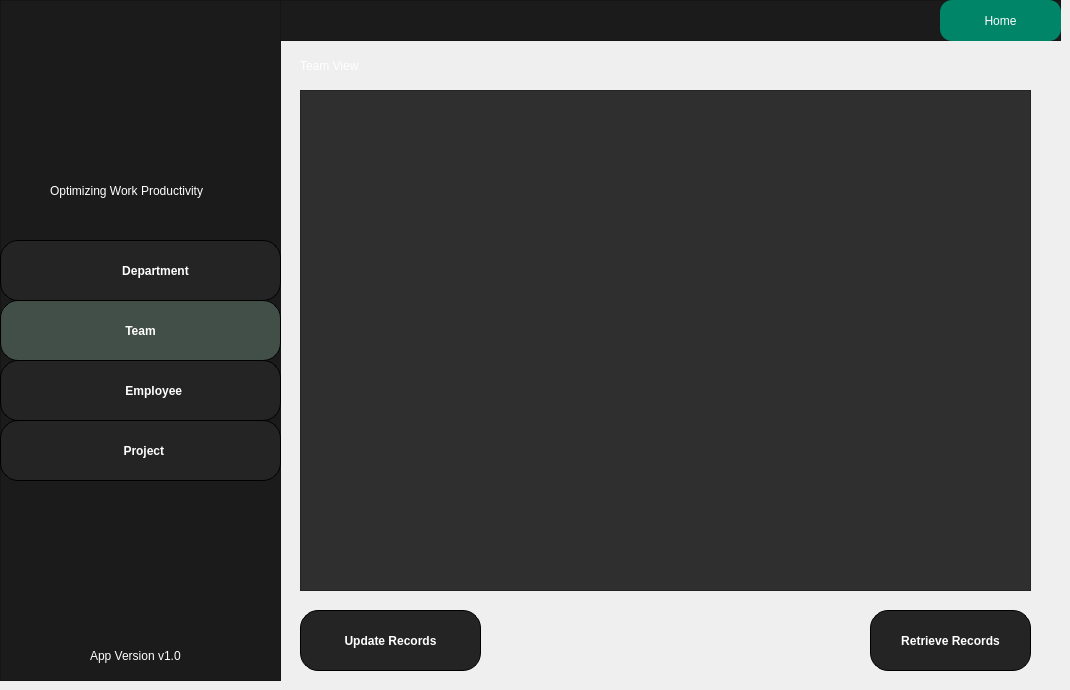
    <widget class="QWidget" name="TeamView">
     <widget class="QFrame" name="frame_54">
      <property name="geometry">
       <rect>
        <x>0</x>
        <y>0</y>
        <width>281</width>
        <height>681</height>
       </rect>
      </property>
      <property name="styleSheet">
       <string notr="true">background-color:rgba(27,27,27,255);</string>
      </property>
      <property name="frameShape">
       <enum>QFrame::StyledPanel</enum>
      </property>
      <property name="frameShadow">
       <enum>QFrame::Raised</enum>
      </property>
      <widget class="QLabel" name="label_194">
       <property name="geometry">
        <rect>
         <x>10</x>
         <y>10</y>
         <width>261</width>
         <height>151</height>
        </rect>
       </property>
       <property name="text">
        <string/>
       </property>
       <property name="pixmap">
        <pixmap resource="../resource.qrc">:/pics/picture/people.png</pixmap>
       </property>
       <property name="scaledContents">
        <bool>true</bool>
       </property>
      </widget>
      <widget class="QLabel" name="label_195">
       <property name="geometry">
        <rect>
         <x>50</x>
         <y>180</y>
         <width>201</width>
         <height>21</height>
        </rect>
       </property>
       <property name="styleSheet">
        <string notr="true">color: rgb(255, 255, 255);
font: italic 9pt &quot;Segoe UI&quot;;</string>
       </property>
       <property name="text">
        <string>Optimizing Work Productivity</string>
       </property>
      </widget>
      <widget class="QLabel" name="label_196">
       <property name="geometry">
        <rect>
         <x>90</x>
         <y>640</y>
         <width>121</width>
         <height>31</height>
        </rect>
       </property>
       <property name="styleSheet">
        <string notr="true">color:white;</string>
       </property>
       <property name="text">
        <string>App Version v1.0</string>
       </property>
      </widget>
      <widget class="QPushButton" name="pushButton_44">
       <property name="geometry">
        <rect>
         <x>0</x>
         <y>300</y>
         <width>281</width>
         <height>61</height>
        </rect>
       </property>
       <property name="styleSheet">
        <string notr="true">
QPushButton {
    /* Light Blue */

	background-color: rgb(65, 79, 72);
  /* Light gray text color */
color: rgb(255, 255, 255);
font: 11pt &quot;Arial&quot;;
    border-radius: 18px;
border:1px solid black;
    padding: 5px;
    
    font-weight: bold;
}
</string>
       </property>
       <property name="text">
        <string>Team</string>
       </property>
      </widget>
      <widget class="QPushButton" name="pushButton_45">
       <property name="geometry">
        <rect>
         <x>0</x>
         <y>240</y>
         <width>281</width>
         <height>61</height>
        </rect>
       </property>
       <property name="styleSheet">
        <string notr="true">
QPushButton {
    /* Light Blue */

	background-color: rgb(36, 36, 36);
  /* Light gray text color */
color: rgb(255, 255, 255);
font: 11pt &quot;Arial&quot;;
    border-radius: 18px;
border:1px solid black;
    padding: 5px;
    
    font-weight: bold;
}

QPushButton:hover {
	background-color: rgb(63, 63, 63);
	
}

QPushButton:pressed {
   
	background-color: rgb(65, 79, 72);
}</string>
       </property>
       <property name="text">
        <string>         Department</string>
       </property>
      </widget>
      <widget class="QPushButton" name="pushButton_51">
       <property name="geometry">
        <rect>
         <x>0</x>
         <y>420</y>
         <width>281</width>
         <height>61</height>
        </rect>
       </property>
       <property name="styleSheet">
        <string notr="true">
QPushButton {
    /* Light Blue */

	background-color: rgb(36, 36, 36);
  /* Light gray text color */
color: rgb(255, 255, 255);
font: 11pt &quot;Arial&quot;;
    border-radius: 18px;
border:1px solid black;
    padding: 5px;
    
    font-weight: bold;
}

QPushButton:hover {
	background-color: rgb(63, 63, 63);
	
}

QPushButton:pressed {
   
	background-color: rgb(65, 79, 72);
}</string>
       </property>
       <property name="text">
        <string>  Project</string>
       </property>
      </widget>
      <widget class="QPushButton" name="pushButton_52">
       <property name="geometry">
        <rect>
         <x>0</x>
         <y>360</y>
         <width>281</width>
         <height>61</height>
        </rect>
       </property>
       <property name="styleSheet">
        <string notr="true">
QPushButton {
    /* Light Blue */

	background-color: rgb(36, 36, 36);
  /* Light gray text color */
color: rgb(255, 255, 255);
font: 11pt &quot;Arial&quot;;
    border-radius: 18px;
border:1px solid black;
    padding: 5px;
    
    font-weight: bold;
}

QPushButton:hover {
	background-color: rgb(63, 63, 63);
	
}

QPushButton:pressed {
   
	background-color: rgb(65, 79, 72);
}</string>
       </property>
       <property name="text">
        <string>        Employee</string>
       </property>
      </widget>
     </widget>
     <widget class="QLabel" name="label_178">
      <property name="geometry">
       <rect>
        <x>300</x>
        <y>50</y>
        <width>81</width>
        <height>31</height>
       </rect>
      </property>
      <property name="styleSheet">
       <string notr="true">color:white;</string>
      </property>
      <property name="text">
       <string>Team View</string>
      </property>
     </widget>
     <widget class="QFrame" name="frame_53">
      <property name="geometry">
       <rect>
        <x>280</x>
        <y>0</y>
        <width>781</width>
        <height>41</height>
       </rect>
      </property>
      <property name="styleSheet">
       <string notr="true">background-color:rgba(27,27,27,255);</string>
      </property>
      <property name="frameShape">
       <enum>QFrame::StyledPanel</enum>
      </property>
      <property name="frameShadow">
       <enum>QFrame::Raised</enum>
      </property>
      <widget class="QPushButton" name="homebutton_21">
       <property name="geometry">
        <rect>
         <x>660</x>
         <y>0</y>
         <width>121</width>
         <height>41</height>
        </rect>
       </property>
       <property name="styleSheet">
        <string notr="true">border-radius:12px;
background-color:rgba(0,133,104,255);
color:white;</string>
       </property>
       <property name="text">
        <string>Home</string>
       </property>
      </widget>
     </widget>
     <widget class="QPushButton" name="pushButton_28">
      <property name="geometry">
       <rect>
        <x>300</x>
        <y>610</y>
        <width>181</width>
        <height>61</height>
       </rect>
      </property>
      <property name="styleSheet">
       <string notr="true">
QPushButton {
    /* Light Blue */

	background-color: rgb(36, 36, 36);
  /* Light gray text color */
color: rgb(255, 255, 255);
font: 11pt &quot;Arial&quot;;
    border-radius: 18px;
border:1px solid black;
    padding: 5px;
    
    font-weight: bold;
}

QPushButton:hover {
	background-color: rgb(63, 63, 63);
	
}

QPushButton:pressed {
   
	background-color: rgb(65, 79, 72);
}</string>
      </property>
      <property name="text">
       <string>Update Records</string>
      </property>
     </widget>
     <widget class="QPushButton" name="pushButton_25">
      <property name="geometry">
       <rect>
        <x>870</x>
        <y>610</y>
        <width>161</width>
        <height>61</height>
       </rect>
      </property>
      <property name="styleSheet">
       <string notr="true">
QPushButton {
    /* Light Blue */

	background-color: rgb(36, 36, 36);
  /* Light gray text color */
color: rgb(255, 255, 255);
font: 11pt &quot;Arial&quot;;
    border-radius: 18px;
border:1px solid black;
    padding: 5px;
    
    font-weight: bold;
}

QPushButton:hover {
	background-color: rgb(63, 63, 63);
	
}

QPushButton:pressed {
   
	background-color: rgb(65, 79, 72);
}</string>
      </property>
      <property name="text">
       <string>Retrieve Records</string>
      </property>
     </widget>
     <widget class="QTableView" name="teaamviewtable">
      <property name="geometry">
       <rect>
        <x>300</x>
        <y>90</y>
        <width>731</width>
        <height>501</height>
       </rect>
      </property>
      <property name="styleSheet">
       <string notr="true">QTableView {
    font: 11pt &quot;Arial&quot;;
    background-color: #2f2f2f; /* dark gray */
    alternate-row-color: #3f3f3f; /* slightly lighter dark gray */
}

QTableView::item {
    color: white; /* white text */
    background-color: #2f2f2f; /* dark gray */
    selection-color: white; /* white text on selection */
    selection-background-color: #4f4f4f; /* slightly lighter dark gray on selection */
}

/* Common section styling */
QHeaderView::section {
    font: bold 11pt &quot;Arial&quot;; /* Ensure consistent font settings */
    border: 1px solid #1b1b1b; /* Optional: to define the border */
}

/* Horizontal header styling */
QHeaderView::section:horizontal {
    color: white; /* white text */
    background-color: #1b1b1b; /* black background */
}

/* Vertical header styling */
QHeaderView::section:vertical {
    color: white; /* white text */
    background-color: #3b3b3b; /* different color for vertical header */
}

/* Corner button styling */
QTableCornerButton::section {
    color: white; /* white text */
    background-color: #1b1b1b; /* black background */
}
</string>
      </property>
     </widget>
    </widget>
